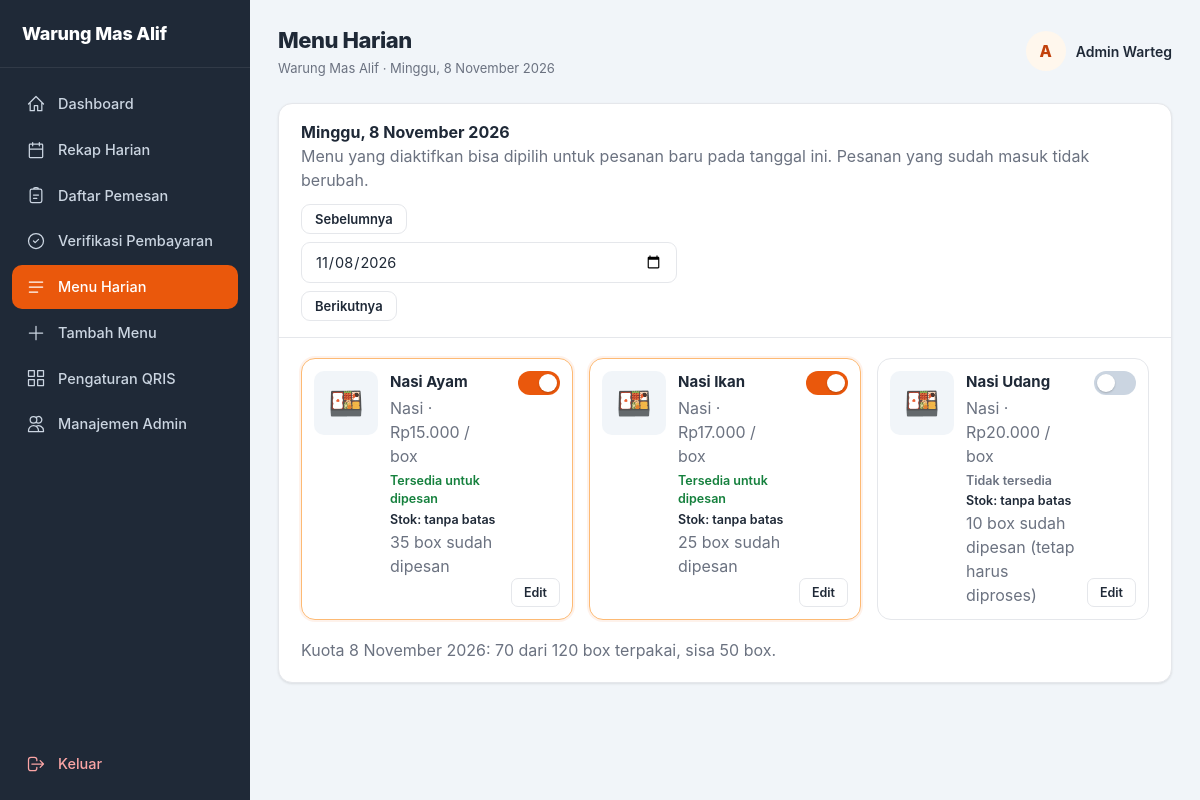
The page /warteg/warteg/admin/menu_harian.php (signed in) on the database its author committed.
### tables this page shows
CREATE TABLE IF NOT EXISTS menu (
  id        INT UNSIGNED NOT NULL AUTO_INCREMENT,
  nama      VARCHAR(100) NOT NULL,
  kategori  ENUM('nasi','lauk','sayur', 'paket a', 'paket b', 'paket c') NOT NULL DEFAULT 'nasi',
  harga     INT UNSIGNED NOT NULL,
  foto      VARCHAR(255) NULL COMMENT 'nama file di folder uploads/menu/',
  aktif     TINYINT(1)   NOT NULL DEFAULT 1,
  PRIMARY KEY (id),
  UNIQUE KEY uq_menu_nama (nama)
);

### warteg/warteg/includes/auth.php (called while the page is built, shortened)
<?php
function admin_login_id(): int {
    return (int)($_SESSION['admin_id'] ?? 0);
}
function nama_admin(): string { mulai_sesi(); return $_SESSION['admin_nama'] ?? 'Admin'; }
function foto_admin_sesi(): ?string {
    return $_SESSION['admin_foto'] ?? null;
}
function bahasa_aktif(): string { mulai_sesi(); return ($_SESSION['admin_bahasa'] ?? 'id') === 'en' ? 'en' : 'id'; }
function akun_aktif(mysqli $kon): ?array {
    $id = admin_login_id();
    try { return db_row($kon, 'SELECT * FROM admin WHERE id = ?', [$id]); }
    catch (Throwable $e) { error_log('akun_aktif gagal: ' . $e->getMessage()); return null; }
}
function is_owner(?mysqli $kon = null): bool {
    global $kon;
    $a = akun_aktif($kon);
    return (($a['role'] ?? 'admin') === 'owner');
}

### warteg/warteg/includes/helpers.php (called while the page is built, shortened)
<?php
function e($s): string { return htmlspecialchars((string)$s, ENT_QUOTES | ENT_SUBSTITUTE, 'UTF-8'); }
function rupiah($n): string { return 'Rp' . number_format((int)$n, 0, ',', '.'); }
function valid_tanggal($t): ?string {
    if (!is_string($t) || !preg_match('/^\d{4}-\d{2}-\d{2}$/', $t)) return null;
    $d = DateTime::createFromFormat('Y-m-d', $t);
    return ($d && $d->format('Y-m-d') === $t) ? $t : null;
}
function tanggal_id(string $t, bool $dgn_hari = true): string {
    $hari  = ['Minggu','Senin','Selasa','Rabu','Kamis','Jumat','Sabtu'];
    $bulan = ['', 'Januari','Februari','Maret','April','Mei','Juni','Juli','Agustus','September','Oktober','November','Desember'];
    $d = new DateTime($t);
    $s = $d->format('j') . ' ' . $bulan[(int)$d->format('n')] . ' ' . $d->format('Y');
    return $dgn_hari ? $hari[(int)$d->format('w')] . ', ' . $s : $s;
}
function url(string $path): string { return BASE_URL . '/' . ltrim($path, '/'); }
function foto_admin_valid(?string $nama): bool {
    if (!is_string($nama) || $nama === '' || strlen($nama) > 60) return false;
    return (bool)preg_match('/^[a-f0-9]{20}\.(jpg|png|webp)$/', $nama);
}
function url_foto_admin(?string $nama, $versi = null): ?string {
    if (!foto_admin_valid($nama)) return null;
    $u = url('uploads/admin/' . $nama);
    return $u;
}
function inisial_dari(?string $nama, ?string $cadangan = null): string {
    $sumber = trim((string)$nama) !== '' ? (string)$nama : (string)$cadangan;
    $sumber = trim($sumber);
    return mb_strtoupper(mb_substr($sumber, 0, 1, 'UTF-8'), 'UTF-8');
}
function db_stmt(mysqli $kon, string $sql, array $p = []): mysqli_stmt {
    $st = $kon->prepare($sql);
    if ($p) {
        $tipe = '';
        foreach ($p as $v) $tipe .= is_int($v) ? 'i' : 's';
        $st->bind_param($tipe, ...$p);
    }
    $st->execute();
    return $st;
}
function db_all(mysqli $kon, string $sql, array $p = []): array {
    $st = db_stmt($kon, $sql, $p);
    $r = $st->get_result()->fetch_all(MYSQLI_ASSOC);
    return $r;
}
function db_row(mysqli $kon, string $sql, array $p = []): ?array { return db_all($kon, $sql, $p)[0] ?? null; }

### warteg/warteg/includes/i18n.php (called while the page is built, shortened)
<?php
function daftar_terjemahan(): array {
    static $kamus = null;
    if ($kamus !== null) return $kamus;
    return $kamus;
}
function t(string $kunci, ?string $bahasa = null): string {
    $bahasa = $bahasa ?? bahasa_aktif();
    $kamus  = daftar_terjemahan();
    return $kamus[$bahasa][$kunci] ?? ($kamus['id'][$kunci] ?? $kunci);
}

### warteg/warteg/includes/pesanan_service.php (called while the page is built, shortened)
<?php
function ringkasan_tanggal(mysqli $kon, string $tgl): array {
    $r = db_row($kon, "SELECT COALESCE(SUM(total_box),0) AS box, COUNT(*) AS pesanan,
            COALESCE(SUM(status='" . STATUS_MENUNGGU . "'),0) AS menunggu,
            COALESCE(SUM(status='" . STATUS_MASAK . "'),0) AS masak,
            COALESCE(SUM(status='" . STATUS_SIAP . "'),0) AS siap
        FROM pesanan WHERE tanggal_ambil = ?", [$tgl]);
    $box = (int)$r['box'];
    return [
        'box' => $box, 'pesanan' => (int)$r['pesanan'], 'menunggu' => (int)$r['menunggu'],
        'masak' => (int)$r['masak'], 'siap' => (int)$r['siap'],
        'sisa' => max(0, KAPASITAS_HARIAN - $box),
        'persen' => min(100, (int)round($box / KAPASITAS_HARIAN * 100)),
        'level' => $box >= KAPASITAS_HARIAN ? 'penuh' : ($box >= KAPASITAS_HARIAN * 0.8 ? 'hampir' : 'aman'),
    ];
}
function menu_per_tanggal(mysqli $kon, string $tgl): array {
    return db_all($kon, "SELECT m.id, m.nama, m.kategori, m.harga, COALESCE(mh.foto, m.foto) AS foto, m.aktif,
            COALESCE(mh.tersedia,0) AS tersedia, mh.stok, COALESCE(x.jml,0) AS jumlah
        FROM menu m
        LEFT JOIN menu_harian mh ON mh.menu_id = m.id AND mh.tanggal = ?
        LEFT JOIN (SELECT d.menu_id, SUM(d.jumlah) AS jml
                   FROM detail_pesanan d JOIN pesanan p ON p.id = d.pesanan_id
                   WHERE p.tanggal_ambil = ? GROUP BY d.menu_id) x ON x.menu_id = m.id
        WHERE m.aktif = 1 OR x.jml > 0
        ORDER BY FIELD(m.kategori,'nasi','lauk','sayur', 'paket a', 'paket b', 'paket c'), m.nama", [$tgl, $tgl]);
}

### warteg/warteg/admin/menu_harian.php (the view, shortened to what this page needs)
<?php
require_once __DIR__ . '/../includes/bootstrap.php';
$hari = date('Y-m-d');
$tgl  = valid_tanggal($_GET['tanggal'] ?? null) ?? $hari;
$menu = menu_per_tanggal($kon, $tgl);
$r = ringkasan_tanggal($kon, $tgl);
$kemarin = (new DateTime($tgl))->modify('-1 day')->format('Y-m-d');
$besok   = (new DateTime($tgl))->modify('+1 day')->format('Y-m-d');
$judul = 'Menu Harian';
$menu_aktif = 'menu';
require __DIR__ . '/../includes/layout_atas.php';
?>
<div class="content-card">
    <div class="card-header filter-tanggal">
        <div>
            <h2><?= e(tanggal_id($tgl)) ?></h2>
            <p class="teks-redup">Menu yang diaktifkan bisa dipilih untuk pesanan baru pada tanggal ini. Pesanan yang sudah masuk tidak berubah.</p>
        </div>
        <form method="get" class="form-tanggal">
            <a class="btn btn-secondary btn-kecil" href="?tanggal=<?= e($kemarin) ?>">Sebelumnya</a>
            <input class="form-control" type="date" name="tanggal" value="<?= e($tgl) ?>" onchange="this.form.submit()">
            <a class="btn btn-secondary btn-kecil" href="?tanggal=<?= e($besok) ?>">Berikutnya</a>
        </form>
    </div>
    <div class="card-body">
        <div class="grid-menu" id="gridMenu" data-tanggal="<?= e($tgl) ?>">
            <?php foreach ($menu as $m):
                $on = (int)$m['tersedia'] === 1; ?>
                <div class="kartu-menu<?= $on ? ' aktif' : '' ?>" data-menu="<?= (int)$m['id'] ?>">
                    <div class="foto-menu">
                        <?php if (!empty($m['foto'])): ?>
                            <img src="<?= e(url('uploads/menu/' . rawurlencode($m['foto']))) ?>" alt="<?= e($m['nama']) ?>">
                        <?php else: ?><span aria-hidden="true">🍱</span><?php endif; ?>
                    </div>
                    <div class="info-menu">
                        <h3><?= e($m['nama']) ?></h3>
                        <p class="teks-redup"><?= e(ucfirst($m['kategori'])) ?> &middot; <?= e(rupiah($m['harga'])) ?> / box</p>
                        <p class="status-menu"><?= $on ? 'Tersedia untuk dipesan' : 'Tidak tersedia' ?></p>
                        <?php
                        $stok = $m['stok'] === null ? null : (int)$m['stok'];
                        $sisaStok = $stok === null ? null : max(0, $stok - (int)$m['jumlah']);
                        $kelasStok = $sisaStok === null ? '' : ($sisaStok === 0 ? ' stok-habis' : ($sisaStok <= $stok * 0.2 ? ' stok-tipis' : ''));
                        ?>
                        <p class="status-stok<?= $kelasStok ?>">
                            <?php if ($stok === null): ?>
                                Stok: tanpa batas
                            <?php elseif ($sisaStok === 0): ?>
                                Stok habis (<?= $stok ?> box terjual)
                            <?php else: ?>
                                Stok: sisa <?= $sisaStok ?> dari <?= $stok ?> box
                            <?php endif; ?>
                        </p>
                        <p class="teks-redup"><?= (int)$m['jumlah'] ?> box sudah dipesan<?= (!$on && $m['jumlah'] > 0) ? ' (tetap harus diproses)' : '' ?></p>
                    </div>
                    <div class="aksi-kartu">
                        <label class="toggle" title="Aktif / Nonaktif">
                            <span class="toggle-slider"></span>
                        </label>
                        <?php
                        $dataEdit = [
                            'id'       => (int)$m['id'],
                            'nama'     => $m['nama'],
                            'kategori' => $m['kategori'],
                            'harga'    => (int)$m['harga'],
                            'aktif'    => (int)$m['aktif'],
                            'stok'     => $m['stok'] === null ? '' : (int)$m['stok'],
                            'terjual'  => (int)$m['jumlah'],
                            'foto'     => (string)($m['foto'] ?? ''),
                            'foto_url' => !empty($m['foto']) ? url('uploads/menu/' . rawurlencode($m['foto'])) : '',
                        ];
                        ?>
                        <button type="button" class="btn-action btn-detail js-edit-menu"
                                data-menu="<?= e(json_encode($dataEdit, JSON_UNESCAPED_UNICODE | JSON_HEX_APOS | JSON_HEX_QUOT)) ?>"
                                title="Ubah nama, kategori, harga, foto, atau status menu">Edit</button>
                    </div>
                </div>
            <?php endforeach; ?>
        </div>
        <p class="teks-redup">Kuota <?= e(tanggal_id($tgl, false)) ?>: <?= $r['box'] ?> dari <?= KAPASITAS_HARIAN ?> box terpakai, sisa <?= $r['sisa'] ?> box.</p>
    </div>
</div>
<?php require __DIR__ . '/../includes/layout_bawah.php';

### warteg/warteg/includes/layout_atas.php (shortened to what this page needs)
<?php
$navigasi = [
    'dashboard' => ['nav.dashboard', 'admin/index.php',       'M3 12l9-9 9 9M5 10v10h5v-6h4v6h5V10'],
    'rekap'     => ['nav.rekap',     'admin/rekap.php',       'M8 7V3m8 4V3M4 11h16M5 5h14a1 1 0 011 1v14a1 1 0 01-1 1H5a1 1 0 01-1-1V6a1 1 0 011-1z'],
    'pemesan'   => ['nav.pemesan',   'admin/pemesan.php',     'M9 5H7a2 2 0 00-2 2v12a2 2 0 002 2h10a2 2 0 002-2V7a2 2 0 00-2-2h-2M9 5a2 2 0 012-2h2a2 2 0 012 2M9 5h6M9 12h6M9 16h4'],
    'verifikasi'=> ['nav.verifikasi','admin/verifikasi.php',  'M9 12l2 2 4-4m6 2a9 9 0 11-18 0 9 9 0 0118 0z'],
    'menu'      => ['nav.menu',      'admin/menu_harian.php', 'M4 6h16M4 12h16M4 18h10'],
    'tambah'    => ['nav.tambah',    'admin/tambah_menu.php', 'M12 4v16m8-8H4'],
    'qris'      => ['nav.qris',      'admin/qris.php',        'M3 3h7v7H3zM14 3h7v7h-7zM14 14h7v7h-7zM3 14h7v7H3z'],
    'admin'     => ['nav.admin',     'admin/admin.php',       'M12 4.354a4 4 0 110 5.292M15 21H3v-1a6 6 0 0112 0v1zm0 0h6v-1a6 6 0 00-9-5.197M13 7a4 4 0 11-8 0 4 4 0 018 0z'],
];
$nama_saya       = nama_admin();
$foto_saya_nama  = foto_admin_sesi();
$url_foto_saya   = url_foto_admin($foto_saya_nama);
$inisial_saya    = inisial_dari($nama_saya);
$profil_saya_url = url('admin/profil.php');
$bahasa_ui       = bahasa_aktif();
$pemilik         = is_owner($kon ?? null);
?><!DOCTYPE html>
<html lang="<?= e($bahasa_ui) ?>">
<head>
    <link rel="stylesheet" href="<?= e(url('assets/css/admin.css')) ?>">
</head>
<body>
<aside class="sidebar" id="sidebar">
    <div class="logo-section"><?= e(NAMA_WARTEG) ?></div>
    <nav class="nav-menu">
        <?php foreach ($navigasi as $kunci => [$kunci_label, $href, $ikon]): ?>
            <a href="<?= e(url($href)) ?>" class="nav-item<?= $kunci === $menu_aktif ? ' active' : '' ?>">
                <svg fill="none" stroke="currentColor" viewBox="0 0 24 24" aria-hidden="true"><path stroke-linecap="round" stroke-linejoin="round" stroke-width="1.5" d="<?= e($ikon) ?>"/></svg>
                <span><?= e(t($kunci_label, $bahasa_ui)) ?></span>
            </a>
        <?php endforeach; ?>
        <a href="<?= e(url('admin/logout.php')) ?>" class="nav-item nav-keluar">
            <svg fill="none" stroke="currentColor" viewBox="0 0 24 24" aria-hidden="true"><path stroke-linecap="round" stroke-linejoin="round" stroke-width="1.5" d="M17 16l4-4m0 0l-4-4m4 4H7m6 4v1a3 3 0 01-3 3H6a3 3 0 01-3-3V7a3 3 0 013-3h4a3 3 0 013 3v1"/></svg>
            <span><?= e(t('nav.keluar', $bahasa_ui)) ?></span>
        </a>
    </nav>
</aside>
<div class="main-content">
    <header class="topbar">
        <div class="topbar-judul">
            <h1><?= e($judul) ?></h1>
            <p><?= e(NAMA_WARTEG) ?> &middot; <?= e(tanggal_id(date('Y-m-d'))) ?></p>
        </div>
        <div class="topbar-admin">
            <span class="topbar-foto" role="button" tabindex="0" title="<?= e(t('topbar.foto', $bahasa_ui)) ?>"
                  <?= $url_foto_saya ? 'data-lightbox="' . e($url_foto_saya) . '"' : '' ?>>
                <?php if ($url_foto_saya): ?>
                    <img src="<?= e($url_foto_saya) ?>" alt="<?= e(t('topbar.foto', $bahasa_ui)) ?> <?= e($nama_saya) ?>" class="avatar">
                <?php else: ?>
                    <span class="avatar avatar-inisial" aria-hidden="true"><?= e($inisial_saya) ?></span>
                <?php endif; ?>
            </span>
            <a href="<?= e($profil_saya_url) ?>" class="admin-nama" title="<?= e(t('topbar.profil', $bahasa_ui)) ?>"><?= e($nama_saya) ?></a>
        </div>
    </header>

### rows shown on the page
menu: nama "Nasi Ayam", kategori "Nasi", harga "Rp15.000", shows "Tersedia untuk dipesan", jumlah "35"
menu: nama "Nasi Ikan", kategori "Nasi", harga "Rp17.000", shows "Tersedia untuk dipesan", jumlah "25"
menu: nama "Nasi Udang", kategori "Nasi", harga "Rp20.000", shows "Tidak tersedia", jumlah "10", shows "(tetap harus diproses)"

### other values the page prints
NAMA_WARTEG "Warung Mas Alif"
t($kunci_label, $bahasa_ui) "Dashboard"
t($kunci_label, $bahasa_ui) "Rekap Harian"
t($kunci_label, $bahasa_ui) "Daftar Pemesan"
t($kunci_label, $bahasa_ui) "Verifikasi Pembayaran"
t($kunci_label, $bahasa_ui) "Menu Harian"
t($kunci_label, $bahasa_ui) "Tambah Menu"
t($kunci_label, $bahasa_ui) "Pengaturan QRIS"
t($kunci_label, $bahasa_ui) "Manajemen Admin"
t('nav.keluar', $bahasa_ui) "Keluar"
$judul "Menu Harian"
$inisial_saya "A"
$nama_saya "Admin Warteg"
tanggal_id($tgl) "Minggu, 8 November 2026"
tanggal_id($tgl, false) "8 November 2026"
